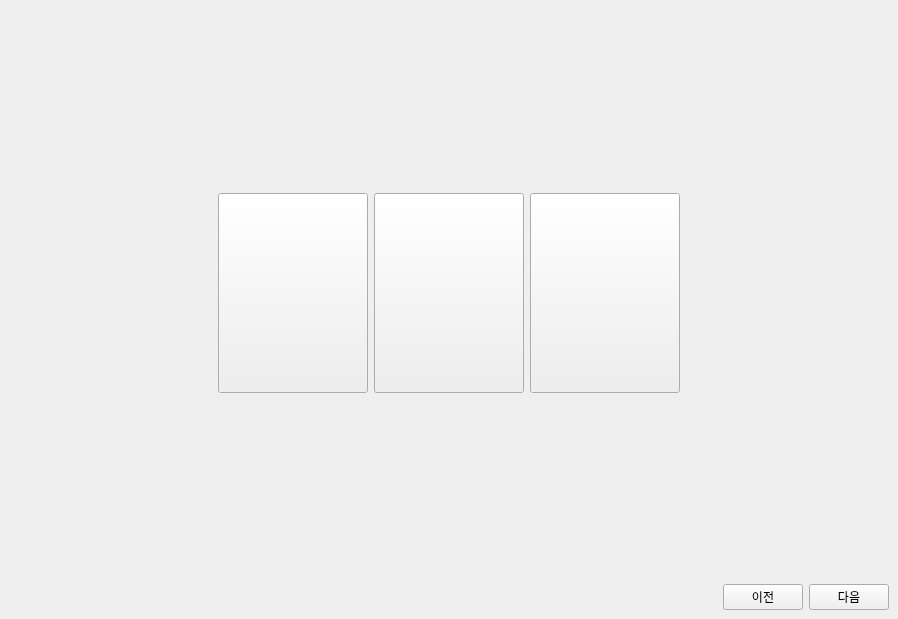
<?xml version="1.0" encoding="UTF-8"?>
<ui version="4.0">
 <class>MainWindow</class>
 <widget class="QMainWindow" name="MainWindow">
  <property name="geometry">
   <rect>
    <x>0</x>
    <y>0</y>
    <width>898</width>
    <height>596</height>
   </rect>
  </property>
  <property name="windowTitle">
   <string>MainWindow</string>
  </property>
  <widget class="QWidget" name="centralwidget">
   <layout class="QGridLayout" name="gridLayout_2">
    <item row="0" column="0">
     <layout class="QVBoxLayout" name="verticalLayout">
      <item>
       <widget class="QStackedWidget" name="stackedWidget">
        <property name="currentIndex">
         <number>1</number>
        </property>
        <widget class="QWidget" name="page">
         <layout class="QGridLayout" name="gridLayout">
          <item row="0" column="0">
           <widget class="QLabel" name="mainImage">
            <property name="text">
             <string/>
            </property>
            <property name="pixmap">
             <pixmap>:/newPrefix/assets/title.png</pixmap>
            </property>
            <property name="scaledContents">
             <bool>true</bool>
            </property>
            <property name="alignment">
             <set>Qt::AlignCenter</set>
            </property>
           </widget>
          </item>
         </layout>
        </widget>
        <widget class="QWidget" name="page_2">
         <layout class="QGridLayout" name="gridLayout_3">
          <item row="0" column="0">
           <layout class="QHBoxLayout" name="horizontalLayout_3">
            <item>
             <widget class="QPushButton" name="option1">
              <property name="sizePolicy">
               <sizepolicy hsizetype="Minimum" vsizetype="Minimum">
                <horstretch>0</horstretch>
                <verstretch>0</verstretch>
               </sizepolicy>
              </property>
              <property name="minimumSize">
               <size>
                <width>150</width>
                <height>200</height>
               </size>
              </property>
              <property name="maximumSize">
               <size>
                <width>150</width>
                <height>200</height>
               </size>
              </property>
              <property name="text">
               <string/>
              </property>
             </widget>
            </item>
            <item>
             <widget class="QPushButton" name="option2">
              <property name="sizePolicy">
               <sizepolicy hsizetype="Minimum" vsizetype="Minimum">
                <horstretch>0</horstretch>
                <verstretch>0</verstretch>
               </sizepolicy>
              </property>
              <property name="minimumSize">
               <size>
                <width>150</width>
                <height>200</height>
               </size>
              </property>
              <property name="maximumSize">
               <size>
                <width>150</width>
                <height>200</height>
               </size>
              </property>
              <property name="text">
               <string/>
              </property>
             </widget>
            </item>
            <item>
             <widget class="QPushButton" name="option3">
              <property name="sizePolicy">
               <sizepolicy hsizetype="Minimum" vsizetype="Minimum">
                <horstretch>0</horstretch>
                <verstretch>0</verstretch>
               </sizepolicy>
              </property>
              <property name="minimumSize">
               <size>
                <width>150</width>
                <height>200</height>
               </size>
              </property>
              <property name="maximumSize">
               <size>
                <width>150</width>
                <height>200</height>
               </size>
              </property>
              <property name="text">
               <string/>
              </property>
             </widget>
            </item>
           </layout>
          </item>
         </layout>
        </widget>
        <widget class="QWidget" name="page_3">
         <layout class="QGridLayout" name="gridLayout_4">
          <property name="leftMargin">
           <number>150</number>
          </property>
          <property name="topMargin">
           <number>9</number>
          </property>
          <property name="rightMargin">
           <number>150</number>
          </property>
          <property name="bottomMargin">
           <number>9</number>
          </property>
          <item row="1" column="0">
           <widget class="QCheckBox" name="isBrowsercheckBox">
            <property name="text">
             <string>직접 클립 받기 (더 빠름, 클립 막혀도 뚫림)</string>
            </property>
            <property name="checked">
             <bool>true</bool>
            </property>
           </widget>
          </item>
          <item row="0" column="0">
           <widget class="QScrollArea" name="scrollArea">
            <property name="frameShape">
             <enum>QFrame::StyledPanel</enum>
            </property>
            <property name="frameShadow">
             <enum>QFrame::Sunken</enum>
            </property>
            <property name="verticalScrollBarPolicy">
             <enum>Qt::ScrollBarAlwaysOn</enum>
            </property>
            <property name="horizontalScrollBarPolicy">
             <enum>Qt::ScrollBarAlwaysOff</enum>
            </property>
            <property name="sizeAdjustPolicy">
             <enum>QAbstractScrollArea::AdjustToContentsOnFirstShow</enum>
            </property>
            <property name="widgetResizable">
             <bool>true</bool>
            </property>
            <widget class="QWidget" name="scrollAreaWidgetContents_2">
             <property name="geometry">
              <rect>
               <x>0</x>
               <y>0</y>
               <width>559</width>
               <height>456</height>
              </rect>
             </property>
             <layout class="QVBoxLayout" name="verticalLayout_5">
              <item>
               <layout class="QVBoxLayout" name="verticalLayout_2">
                <property name="sizeConstraint">
                 <enum>QLayout::SetMinAndMaxSize</enum>
                </property>
                <item>
                 <layout class="QHBoxLayout" name="horizontalLayout">
                  <item>
                   <widget class="QLineEdit" name="address">
                    <property name="placeholderText">
                     <string>게시글 주소</string>
                    </property>
                   </widget>
                  </item>
                  <item>
                   <widget class="QPushButton" name="removeBtn">
                    <property name="text">
                     <string>삭제</string>
                    </property>
                   </widget>
                  </item>
                 </layout>
                </item>
                <item>
                 <widget class="QPushButton" name="addBtn">
                  <property name="text">
                   <string>추가</string>
                  </property>
                 </widget>
                </item>
               </layout>
              </item>
             </layout>
            </widget>
           </widget>
          </item>
          <item row="3" column="0">
           <widget class="QCheckBox" name="YTUploadcheckBox_2">
            <property name="text">
             <string>유튜브 업로드  및 유튜브 클립 생성</string>
            </property>
            <property name="checked">
             <bool>true</bool>
            </property>
           </widget>
          </item>
          <item row="2" column="0">
           <widget class="QCheckBox" name="YTMakecheckBox_2">
            <property name="text">
             <string>유튜브 업로드용 영상 만들기</string>
            </property>
            <property name="checked">
             <bool>true</bool>
            </property>
           </widget>
          </item>
         </layout>
        </widget>
        <widget class="QWidget" name="page_4">
         <layout class="QGridLayout" name="gridLayout_6">
          <property name="leftMargin">
           <number>150</number>
          </property>
          <property name="topMargin">
           <number>200</number>
          </property>
          <property name="rightMargin">
           <number>150</number>
          </property>
          <property name="bottomMargin">
           <number>200</number>
          </property>
          <item row="5" column="0">
           <widget class="QCheckBox" name="YTUploadcheckBox">
            <property name="text">
             <string>유튜브 업로드 및 유튜브 클립 생성</string>
            </property>
            <property name="checked">
             <bool>true</bool>
            </property>
           </widget>
          </item>
          <item row="1" column="0">
           <layout class="QGridLayout" name="gridLayout_5" columnstretch="1,0">
            <item row="2" column="0">
             <widget class="QLabel" name="dateLabel">
              <property name="text">
               <string>검색 기간</string>
              </property>
              <property name="alignment">
               <set>Qt::AlignCenter</set>
              </property>
             </widget>
            </item>
            <item row="1" column="1">
             <widget class="QLineEdit" name="userName"/>
            </item>
            <item row="1" column="0">
             <widget class="QLabel" name="userLabel">
              <property name="text">
               <string>글 작성자</string>
              </property>
              <property name="alignment">
               <set>Qt::AlignCenter</set>
              </property>
             </widget>
            </item>
            <item row="0" column="0">
             <widget class="QLabel" name="boardLabel">
              <property name="styleSheet">
               <string notr="true">ㅠ</string>
              </property>
              <property name="text">
               <string>게시판</string>
              </property>
              <property name="alignment">
               <set>Qt::AlignCenter</set>
              </property>
             </widget>
            </item>
            <item row="0" column="1">
             <widget class="QComboBox" name="board">
              <property name="sizePolicy">
               <sizepolicy hsizetype="Expanding" vsizetype="Fixed">
                <horstretch>0</horstretch>
                <verstretch>0</verstretch>
               </sizepolicy>
              </property>
              <property name="toolTip">
               <string/>
              </property>
              <property name="statusTip">
               <string/>
              </property>
              <property name="currentText">
               <string/>
              </property>
             </widget>
            </item>
            <item row="2" column="1">
             <layout class="QHBoxLayout" name="horizontalLayout_8">
              <item>
               <widget class="QDateEdit" name="startDate">
                <property name="dateTime">
                 <datetime>
                  <hour>0</hour>
                  <minute>0</minute>
                  <second>0</second>
                  <year>2021</year>
                  <month>1</month>
                  <day>1</day>
                 </datetime>
                </property>
                <property name="calendarPopup">
                 <bool>true</bool>
                </property>
               </widget>
              </item>
              <item>
               <widget class="QLabel" name="label_4">
                <property name="text">
                 <string>~</string>
                </property>
                <property name="alignment">
                 <set>Qt::AlignCenter</set>
                </property>
               </widget>
              </item>
              <item>
               <widget class="QDateEdit" name="endDate">
                <property name="dateTime">
                 <datetime>
                  <hour>0</hour>
                  <minute>0</minute>
                  <second>0</second>
                  <year>2022</year>
                  <month>1</month>
                  <day>1</day>
                 </datetime>
                </property>
                <property name="calendarPopup">
                 <bool>true</bool>
                </property>
               </widget>
              </item>
             </layout>
            </item>
           </layout>
          </item>
          <item row="4" column="0">
           <widget class="QCheckBox" name="YTMakecheckBox">
            <property name="text">
             <string>유튭용 영상 만들기</string>
            </property>
            <property name="checked">
             <bool>true</bool>
            </property>
           </widget>
          </item>
          <item row="3" column="0">
           <widget class="QCheckBox" name="isBrowsercheckBox_2">
            <property name="text">
             <string>직접 클립 받기 (더 빠름, 클립 막혀도 뚫림)</string>
            </property>
            <property name="checked">
             <bool>true</bool>
            </property>
           </widget>
          </item>
         </layout>
        </widget>
        <widget class="QWidget" name="page_5">
         <layout class="QGridLayout" name="gridLayout_8">
          <property name="leftMargin">
           <number>150</number>
          </property>
          <property name="topMargin">
           <number>200</number>
          </property>
          <property name="rightMargin">
           <number>150</number>
          </property>
          <property name="bottomMargin">
           <number>200</number>
          </property>
          <item row="0" column="0">
           <layout class="QGridLayout" name="gridLayout_7" columnstretch="1,2">
            <item row="2" column="0">
             <widget class="QLabel" name="dateLabel_2">
              <property name="text">
               <string>검색 기간</string>
              </property>
              <property name="alignment">
               <set>Qt::AlignCenter</set>
              </property>
             </widget>
            </item>
            <item row="1" column="0">
             <widget class="QLabel" name="userLabel_2">
              <property name="text">
               <string>트위치 닉네임</string>
              </property>
              <property name="alignment">
               <set>Qt::AlignCenter</set>
              </property>
             </widget>
            </item>
            <item row="0" column="1">
             <widget class="QComboBox" name="streamer">
              <property name="sizePolicy">
               <sizepolicy hsizetype="Expanding" vsizetype="Fixed">
                <horstretch>0</horstretch>
                <verstretch>0</verstretch>
               </sizepolicy>
              </property>
              <property name="toolTip">
               <string/>
              </property>
              <property name="statusTip">
               <string/>
              </property>
              <property name="currentText">
               <string/>
              </property>
             </widget>
            </item>
            <item row="0" column="0">
             <widget class="QLabel" name="streamerLabel">
              <property name="styleSheet">
               <string notr="true">ㅠ</string>
              </property>
              <property name="text">
               <string>스트리머</string>
              </property>
              <property name="alignment">
               <set>Qt::AlignCenter</set>
              </property>
             </widget>
            </item>
            <item row="1" column="1">
             <widget class="QLineEdit" name="userName_2"/>
            </item>
            <item row="2" column="1">
             <layout class="QHBoxLayout" name="horizontalLayout_10">
              <item>
               <widget class="QDateEdit" name="startDate_2">
                <property name="dateTime">
                 <datetime>
                  <hour>0</hour>
                  <minute>0</minute>
                  <second>0</second>
                  <year>2021</year>
                  <month>1</month>
                  <day>1</day>
                 </datetime>
                </property>
                <property name="calendarPopup">
                 <bool>true</bool>
                </property>
               </widget>
              </item>
              <item>
               <widget class="QLabel" name="label_8">
                <property name="text">
                 <string>~</string>
                </property>
                <property name="alignment">
                 <set>Qt::AlignCenter</set>
                </property>
               </widget>
              </item>
              <item>
               <widget class="QDateEdit" name="endDate_2">
                <property name="dateTime">
                 <datetime>
                  <hour>0</hour>
                  <minute>0</minute>
                  <second>0</second>
                  <year>2022</year>
                  <month>1</month>
                  <day>1</day>
                 </datetime>
                </property>
                <property name="calendarPopup">
                 <bool>true</bool>
                </property>
               </widget>
              </item>
             </layout>
            </item>
           </layout>
          </item>
          <item row="1" column="0">
           <widget class="QCheckBox" name="isBrowsercheckBox_3">
            <property name="text">
             <string>직접 클립 받기 (더 빠름, 클립 막혀도 뚫림)</string>
            </property>
            <property name="checked">
             <bool>true</bool>
            </property>
           </widget>
          </item>
         </layout>
        </widget>
        <widget class="QWidget" name="page_6">
         <layout class="QVBoxLayout" name="verticalLayout_3">
          <item>
           <widget class="QProgressBar" name="progressBar">
            <property name="value">
             <number>0</number>
            </property>
            <property name="textVisible">
             <bool>true</bool>
            </property>
           </widget>
          </item>
          <item>
           <widget class="QLabel" name="progressLabel">
            <property name="text">
             <string>TextLabel</string>
            </property>
            <property name="alignment">
             <set>Qt::AlignCenter</set>
            </property>
           </widget>
          </item>
          <item>
           <widget class="QTextEdit" name="logText">
            <property name="enabled">
             <bool>true</bool>
            </property>
            <property name="readOnly">
             <bool>true</bool>
            </property>
           </widget>
          </item>
          <item>
           <widget class="QProgressBar" name="totalProgressBar">
            <property name="value">
             <number>0</number>
            </property>
           </widget>
          </item>
         </layout>
        </widget>
        <widget class="QWidget" name="page_7">
         <layout class="QVBoxLayout" name="verticalLayout_4">
          <item>
           <widget class="QLabel" name="resultLabel">
            <property name="text">
             <string>결과 요약</string>
            </property>
            <property name="alignment">
             <set>Qt::AlignCenter</set>
            </property>
           </widget>
          </item>
          <item>
           <widget class="QTextEdit" name="resultText">
            <property name="readOnly">
             <bool>true</bool>
            </property>
           </widget>
          </item>
         </layout>
        </widget>
       </widget>
      </item>
      <item>
       <layout class="QHBoxLayout" name="horizontalLayout_2">
        <item>
         <spacer name="horizontalSpacer">
          <property name="orientation">
           <enum>Qt::Horizontal</enum>
          </property>
          <property name="sizeHint" stdset="0">
           <size>
            <width>40</width>
            <height>20</height>
           </size>
          </property>
         </spacer>
        </item>
        <item>
         <widget class="QPushButton" name="prevBtn">
          <property name="text">
           <string>이전</string>
          </property>
         </widget>
        </item>
        <item>
         <widget class="QPushButton" name="nextBtn">
          <property name="text">
           <string>다음</string>
          </property>
         </widget>
        </item>
       </layout>
      </item>
     </layout>
    </item>
   </layout>
  </widget>
 </widget>
 <resources/>
 <connections/>
</ui>
